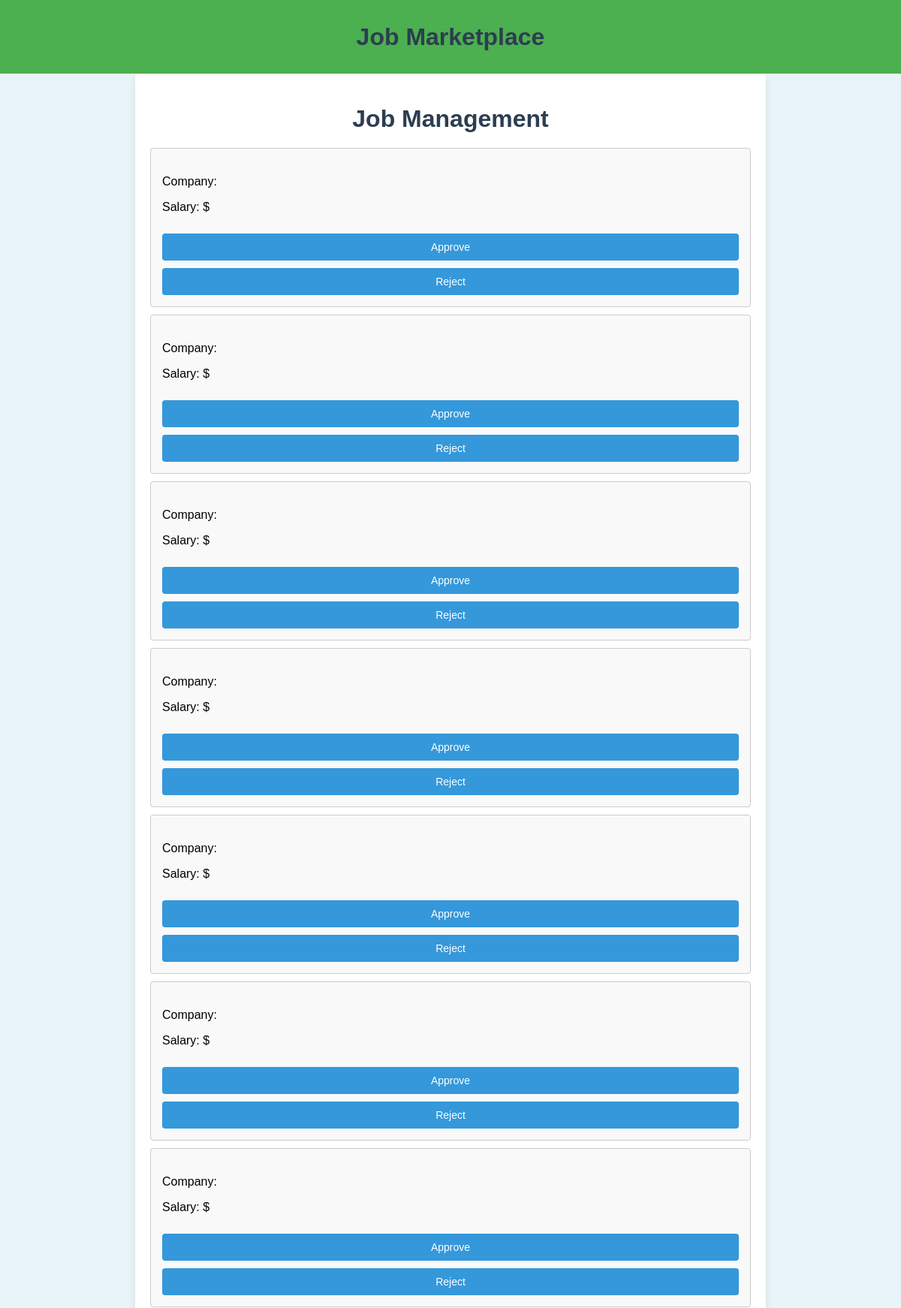
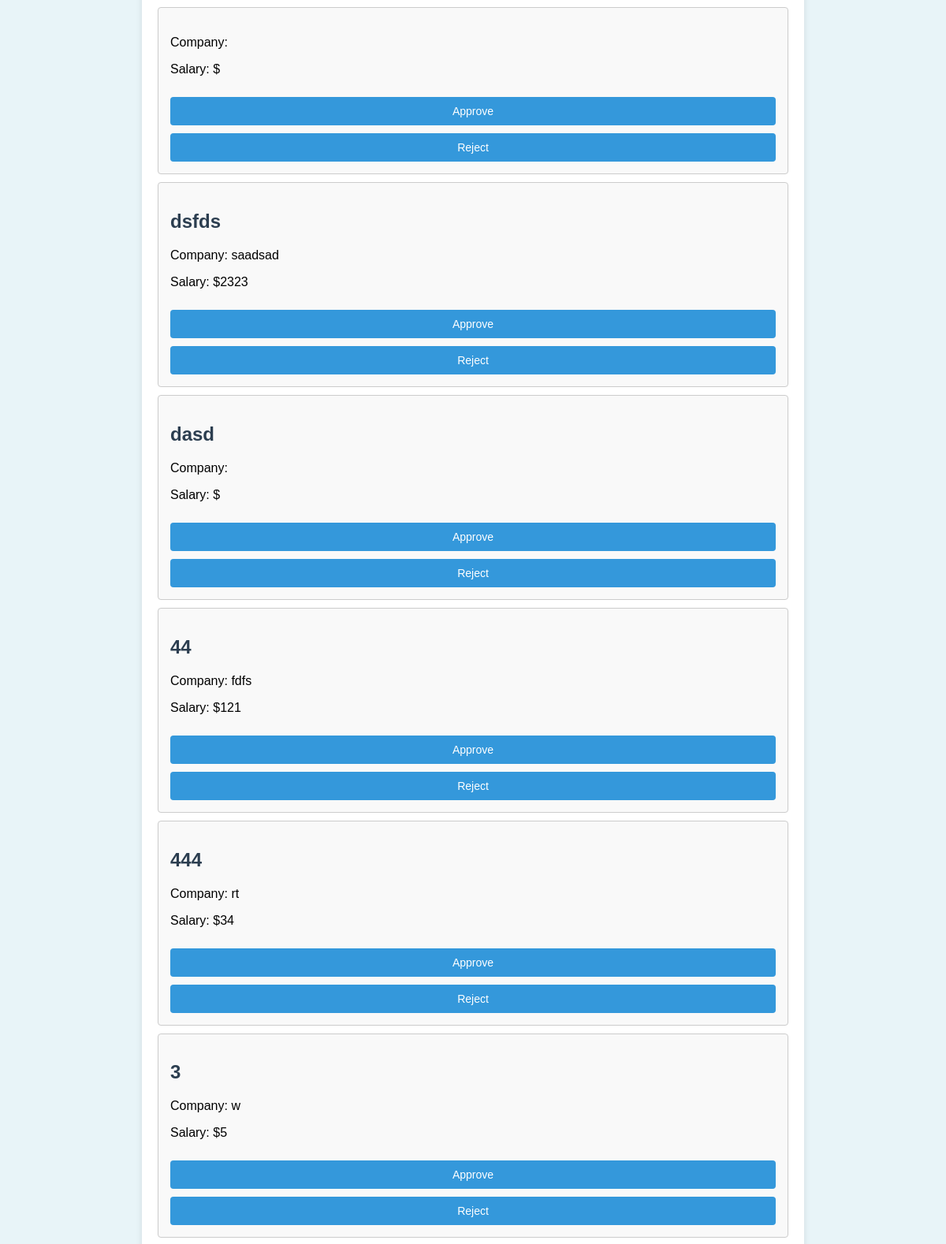
Screenshot of /View/jobs.php (signed in, upper part) with the database file from the repository (2 pictures, top to bottom).
### tables this page shows
CREATE TABLE `jobs` (
  `id` int(11) NOT NULL,
  `title` varchar(255) NOT NULL,
  `company` varchar(255) NOT NULL,
  `salary` varchar(50) NOT NULL,
  `status` enum('pending','approved','rejected') DEFAULT 'pending'
);

### Controller/jobs_logic.php (called while the page is built, shortened)
<?php
require_once('../Model/db.php');
$query = "SELECT * FROM jobs WHERE status = 'pending'";
$result = $conn->query($query);
?>

### View/jobs.php (the view, shortened to what this page needs)
<?php require_once '../Controller/jobs_logic.php'; ?>
<!DOCTYPE html>
<html lang="en">
<head>
    <link rel="stylesheet" href="../assets/styles.css">
</head>
<body>
    <header>
        <h1>Job Marketplace</h1>
    </header>
    <main>
        <h1>Job Management</h1>
        <ul class="job-list">
            <?php while ($job = $result->fetch_assoc()): ?>
                <li class="job-item">
                    <h2><?= htmlspecialchars($job['title']) ?></h2>
                    <p>Company: <?= htmlspecialchars($job['company']) ?></p>
                    <p>Salary: $<?= htmlspecialchars($job['salary']) ?></p>
                    <form method="POST" action="../Controller/jobs_logic.php">
                        <button type="submit" name="action" value="approved">Approve</button>
                        <button type="submit" name="action" value="rejected">Reject</button>
                    </form>
                </li>
            <?php endwhile; ?>
        </ul>
    </main>
</body>
</html>

### assets/styles.css (style rules this page uses)
body { font-family: Arial, sans-serif; margin: 0; padding: 0; background-color: #e8f4f8; }
header { background-color: #4CAF50; color: white; padding: 10px 20px; text-align: center; }
main { padding: 20px; max-width: 800px; margin: 0 auto; background: white; box-shadow: 0 4px 8px rgba(0, 0, 0, 0.1); border-radius: 5px; }
h1 { text-align: center; color: #2c3e50; margin-bottom: 20px; }
.job-item h2, .user-item h2, .form-group label { color: #2c3e50; margin-bottom: 20px; }
.current-picture img, .job-item, .user-item, .message { border: 1px solid #ccc; border-radius: 4px; }
button { background-color: #3498db; color: white; border: none; padding: 10px 20px; border-radius: 4px; cursor: pointer; font-size: 14px; margin-top: 10px; }
.job-list, .user-list { list-style-type: none; padding: 0; }
.job-item, .user-item { padding: 15px; background: #f9f9f9; margin-bottom: 10px; }
form { display: flex; flex-direction: column; }

### rows the page displays
jobs: title "dsfds", company "saadsad", salary "2323"
jobs: title "dasd"
jobs: title "44", company "fdfs", salary "121"
jobs: title "444", company "rt", salary "34"
jobs: title "3", company "w", salary "5"
